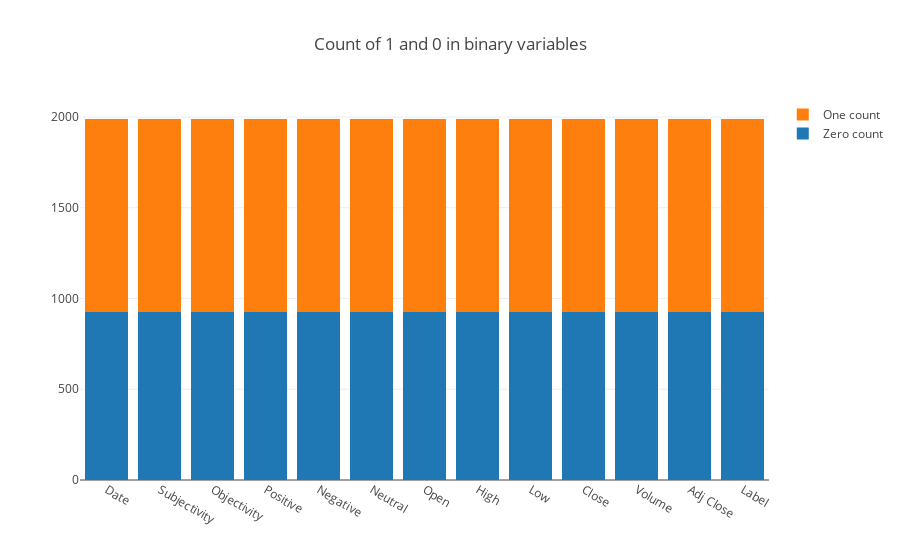

The notebook cell this image was saved under:
### Code cell
bin_col = merge_df.columns
zero_list = []
one_list = []
for col in bin_col:
    zero_count = 0
    one_count = 0
    for ix, val in merge_df[col].iteritems():
        if merge_df.loc[ix, 'Label'] == 0:
            zero_count += 1
        else:
            one_count += 1
    zero_list.append(zero_count)
    one_list.append(one_count)
    
trace1 = go.Bar(
    x=bin_col,
    y=zero_list ,
    name='Zero count'
)
trace2 = go.Bar(
    x=bin_col,
    y=one_list,
    name='One count'
)

data = [trace1, trace2]
layout = go.Layout(
    barmode='stack',
    title='Count of 1 and 0 in binary variables'
)

fig = go.Figure(data=data, layout=layout)
py.iplot(fig, filename='stacked-bar')

### Figure 1 — Plotly figure (JSON) as saved in the notebook; plotly's stock layout.template omitted (floating-point values rounded to 4 significant figures)
{"data": [{"name": "Zero count", "type": "bar", "uid": "339e5fcc-01b2-45c0-a2c8-c631e2e1c482", "x": ["Date", "Subjectivity", "Objectivity", "Positive", "Negative", "Neutral", "Open", "High", "Low", "Close", "Volume", "Adj Close", "Label"], "y": [924, 924, 924, 924, 924, 924, 924, 924, 924, 924, 924, 924, 924]}, {"name": "One count", "type": "bar", "uid": "49eacf35-66f3-4246-aae0-333b388344e9", "x": ["Date", "Subjectivity", "Objectivity", "Positive", "Negative", "Neutral", "Open", "High", "Low", "Close", "Volume", "Adj Close", "Label"], "y": [1065, 1065, 1065, 1065, 1065, 1065, 1065, 1065, 1065, 1065, 1065, 1065, 1065]}], "layout": {"barmode": "stack", "title": "Count of 1 and 0 in binary variables"}}
